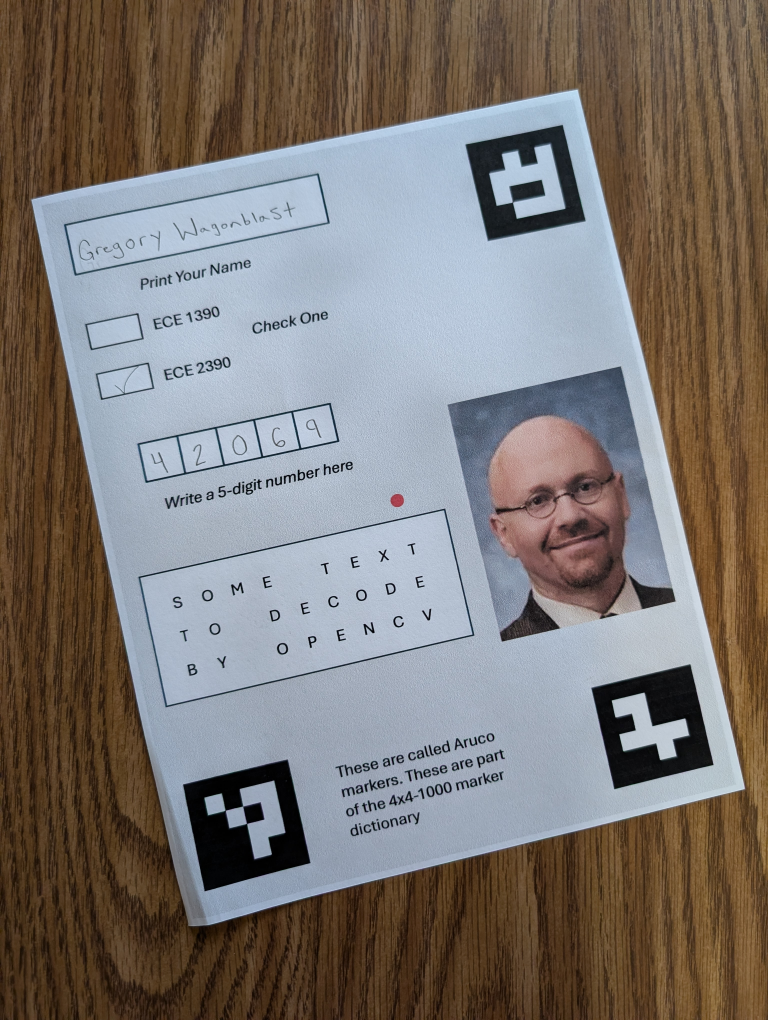
#> input picture EasyOCR/img_hw8.jpg, 3072 x 4080 px (shown at 1/4 size)
$ jupyter execute --allow-errors Homework8.ipynb   (shell and % lines are left out)
#> lines starting #> are read from the running program, lines starting #| are printed output that depends on the picture; after the words box and inside, x2 and y2 are one past the last pixel; in counts of white or black regions, pixels touching at a corner belong together; long printed decimals are rounded
[cell 1]
# Imports
import cv2
import numpy as np
# import easyocr
import pytesseract
import mediapipe as mp
import matplotlib.pyplot as plt

[cell 2]
# Constants
IMAGE_FILENAME = 'img_hw8.jpg' # misaligned image
IMAGE_H = 4080 # 4080px
IMAGE_W = 3072 # 3072px
PHYSICAL_H = 28 # 28cm
PHYSICAL_W = 21.5 # 21.5cm
SCALE_Y = IMAGE_H/PHYSICAL_H # 146 pixels per 1 cm, rounding up (4080px/28cm).
SCALE_X = IMAGE_W/PHYSICAL_W # 143 pixels per 1 cm, rounding up (3072px/21.5cm).
Y_MIN = -14 # -(PHYSICAL_H/2)
X_MIN = -10.75 # -(PHYSICAL_W/2)

[cell 3]
"""
Converts physical centimeter coordinates and size to pixel coordinates.

Args:
    x_cm (float): X-coordinate in centimeters.
    y_cm (float): Y-coordinate in centimeters.
    w_cm (float): Width of target in centimeters.
    h_cm (float): Height of target in centimeters.

Returns:
    x_pix (float): X-coordinate converted to pixels.
    y_pix (float): Y-coordinate converted to pixels.
    w_pix (float): Width of target converted to pixels.
    h_pix (float): Height of target converted to pixels.
"""
def cm_to_pixels(x_cm, y_cm, w_cm, h_cm):
    x_pix = int((x_cm - X_MIN) * SCALE_X)
    y_pix = int((y_cm - Y_MIN) * SCALE_Y)
    w_pix = int(w_cm * SCALE_X)
    h_pix = int(h_cm * SCALE_Y)
    return x_pix, y_pix, w_pix, h_pix

## Parts 1, 2, and 3

1. Print the image (or hard copies will be given in class) and fill out the "your name", the 1390 vs 2390 checkbox, and enter a random 5 digit number

2. Take a photograph of the paper

3. Using the ACUCO symbols, align and orient the photograph

[cell 4]
img = cv2.imread(IMAGE_FILENAME)
#> img is the input picture: shape (4080, 3072, 3); mean B, G, R 114.6, 118.4, 124.6
img = cv2.cvtColor(img, cv2.COLOR_BGR2RGB)

dictionary=cv2.aruco.getPredefinedDictionary(cv2.aruco.DICT_4X4_1000)
corners, ids, rejected = cv2.aruco.detectMarkers(img, dictionary)
#> corners = ([[733, 3137], [1151, 3037], [1242, 3451], [818, 3564]], [[2365, 2750], [2760, 2656], [2853, 3059], [2457, 3156]], [[1861, 579], [2251, 500], [2342, 884], [1951, 965]]); ids = [0, 7, 53]; rejected = 35 items

# Destination points (where the corners should map to for perfect alignment).
pts_dst = np.float32([[0, 0], [IMAGE_W, 0], [IMAGE_W, IMAGE_H], [0, IMAGE_H]])
pts_src = [] # Source points, to be detetmined.

for idx in range(0,ids.shape[0]):
    thiscorner=corners[idx][0]
    pos=np.uint16(thiscorner.mean(axis=0))
    pts_src.append(thiscorner)
    cv2.putText(img,f"{ids[idx]}",pos,cv2.FONT_HERSHEY_SIMPLEX,1,(255,0,0),2)
#> this loop made 3 passes
#> (thiscorner, pos) on passes 1 to 3: ([[733, 3137], [1151, 3037], [1242, 3451], [818, 3564]], [986, 3297]), ([[2365, 2750], [2760, 2656], [2853, 3059], [2457, 3156]], [2608, 2905]), ([[1861, 579], [2251, 500], [2342, 884], [1951, 965]], [2101, 732])
#> after the loop, pts_src = [[[733, 3137], [1151, 3037], [1242, 3451], [818, 3564]], [[2365, 2750], [2760, 2656], [2853, 3059], [2457, 3156]], [[1861, 579], [2251, 500], [2342, 884], [1951, 965]]]

# Assuming marker 1 is BL, marker 2 is BR, marker 3 is TR.
P_BL = pts_src[0][3]  # Bottom-Left point of Marker 1
#> P_BL = [818, 3564]
P_BR = pts_src[1][2]  # Bottom-Right point of Marker 2
#> P_BR = [2853, 3059]
P_TR = pts_src[2][1]  # Top-Right point of Marker 3
#> P_TR = [2251, 500]

# Estimate the missing top-left corner.
P_TL = P_BL + P_TR - P_BR - [0, 150] # Constant for getting the name box fully in the image.
#> P_TL = [216, 855]

# Source points.
pts_src = np.float32([P_TL, P_TR, P_BR, P_BL])
#> pts_src = [[216, 855], [2251, 500], [2853, 3059], [818, 3564]]

# Alignment step.
M = cv2.getPerspectiveTransform(pts_src, pts_dst)
#> M = [[1.38, -0.307, -35.97], [0.258, 1.48, -1322], [-2.39e-05, 1.15e-05, 1]]
img_aligned = cv2.warpPerspective(img, M, (IMAGE_W, IMAGE_H))

plt.subplot(121); plt.imshow(img); plt.title("Misaligned Image")
plt.subplot(122); plt.imshow(img_aligned); plt.title("Aligned Image")

## Part 4

4. Using EasyOCR, read in the name box that you wrote

[cell 5]
"""
Gets the region of interest to perform OCR on.

Args:
    img_aligned (np.array): Aligned image to extract ROI from.
    x_name (float): X-coordinate in centimeters.
    y_name (float): Y-coordinate in pixels.
    w_name (float): Width of target in pixels.
    h_name (float): Height of target in pixels.

Returns:
    thresh (np.array): The region of interest thresholded.
"""
def get_roi(img_aligned, x_pix, y_pix, w_pix, h_pix):
    img_gray = cv2.cvtColor(img_aligned, cv2.COLOR_BGR2GRAY)

    pts = np.array([
        [x_pix - 50, y_pix],                # Top-Left
        [x_pix + w_pix, y_pix],            # Top-Right
        [x_pix + w_pix, y_pix + h_pix],   # Bottom-Right
        [x_pix - 50, y_pix + h_pix]        # Bottom-Left
    ], dtype=np.int32)

    cv2.polylines(img_aligned, [pts], True, (0, 255, 0), 8)

    mask = np.zeros(img_gray.shape, dtype=np.uint8)
    cv2.fillPoly(mask, [pts], 255)

    masked = cv2.bitwise_and(img_gray, img_gray, mask=mask)

    ptsIdeal = np.array([[0,0],[1000,0],[1000,1000],[0,1000]])

    M =cv2.getPerspectiveTransform(np.float32(pts),np.float32(ptsIdeal))

    gray_warped = cv2.warpPerspective(img_gray,M,(1000,1000))

    thresh = cv2.threshold(gray_warped, 0, 255, cv2.THRESH_BINARY | cv2.THRESH_OTSU)[1]

    plt.subplot(141); plt.imshow(img_aligned)
    plt.subplot(142); plt.imshow(masked,cmap='gray')
    plt.subplot(143); plt.imshow(gray_warped,cmap='gray')
    plt.subplot(144); plt.imshow(thresh,cmap='gray')
    plt.tight_layout()

    return thresh, gray_warped

[cell 6]
# reader = easyocr.Reader(['en'])

# TEXT BOX.
# [H,W] = 2cm x 10cm
# [X,Y] = [-10cm, -13cm]
x_pix, y_pix, w_pix, h_pix = cm_to_pixels(-10, -13, 10, 2)

thresh, _ = get_roi(img_aligned, x_pix, y_pix, w_pix, h_pix)
#> in get_roi, `M =cv2.getPerspectiveTransform(np.float32(pts),np.float32(ptsIdeal))`: M = [[0.677, 5.09e-18, -38.57], [0, 3.44, -498.3], [-3.85e-20, 0, 1]]

# Perform OCR
#> (the rest of this cell did not finish here and is left out)

<span style="color:gray">I am having a lot of difficulty setting up the environment for EasyOCR compatability. Using pytesseract instead. Some text is "recognized" but accuracy is %0.</span>

## Part 5
5. Write code to check which of the two checkboxes is marked by comparing the intensity in the two boxes

[cell 7]
"""
Compares the mean intensity of two checkbox regions to determine which is checked.
A checked box will have a higher mean intensity (darker).

Args:
    img_aligned (np.array): Aligned image to extract mean intensity from.
    coords (np.array): Relevant pixel coordinates to use.

Returns:
    thresh (np.array): The region of interest thresholded.
"""
def get_mean_intensity(img_aligned, coords):
    (x_pix, y_pix, w_pix, h_pix) = coords

    # Crop the region of interest.
    roi = img_aligned[y_pix:(y_pix+h_pix), x_pix:(x_pix+w_pix)]

    # Convert to grayscale for intensity measurement.
    gray_roi = cv2.cvtColor(roi, cv2.COLOR_RGB2GRAY)

    # Apply a threshold to count black pixels.
    _, thresholded = cv2.threshold(gray_roi, 150, 255, cv2.THRESH_BINARY)

    # Display region of interest.
    plt.imshow(thresholded, cmap='gray')

    # Calculate the ratio of black pixels to total pixels.
    black_pixel_count = np.sum(thresholded == 0)
    total_pixels = thresholded.size
    darkness_ratio = black_pixel_count / total_pixels

    return darkness_ratio

[cell 8]
# Checkbox ECE-1390
# [H,W] = 1cm x 2cm
# [X,Y] = [-10cm, -9cm]
x_pix, y_pix, w_pix, h_pix = cm_to_pixels(-10, -9, 2, 1)
ratio_a = get_mean_intensity(img_aligned, [x_pix, y_pix, w_pix, h_pix])
#> in get_mean_intensity, `black_pixel_count = np.sum(thresholded == 0)`: black_pixel_count = 3515
#> in get_mean_intensity, `darkness_ratio = black_pixel_count / total_pixels`: darkness_ratio = 0.0851
#> ratio_a = 0.0851

[cell 9]
# Checkbox ECE-2390
# [H,W] = 1cm x 2cm
# [X,Y] = [-10cm, -7cm]
x_pix, y_pix, w_pix, h_pix = cm_to_pixels(-10, -7, 2, 1)
ratio_b = get_mean_intensity(img_aligned, [x_pix, y_pix, w_pix, h_pix])
#> in get_mean_intensity (call 2), `gray_roi = cv2.cvtColor(roi, cv2.COLOR_RGB2GRAY)`:
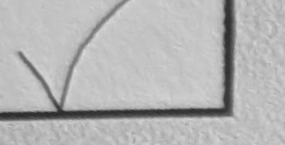
#> gray_roi: shape (145, 285); min 42, max 222, mean 181
#> in get_mean_intensity (call 2), `_, thresholded = cv2.threshold(gray_roi, 150, 255, cv2.THRESH_BINARY)`:
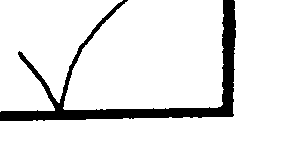
#> thresholded: shape (145, 285); 89.5% white; 1 black region, box (x1, y1, x2, y2) and area: (0, 0, 236, 121) 4346
#> in get_mean_intensity (call 2), `black_pixel_count = np.sum(thresholded == 0)`: black_pixel_count = 4346
#> in get_mean_intensity (call 2), `darkness_ratio = black_pixel_count / total_pixels`: darkness_ratio = 0.105
#> ratio_b = 0.105

print(f"Ratio A: {ratio_a}")
#| Ratio A: 0.08506
print(f"Ratio B: {ratio_b}")
#| Ratio B: 0.1052

if ratio_a > ratio_b:
    print("ECE-1390 is marked (darker).")
elif ratio_b > ratio_a:
    print("ECE-2390 is marked (darker).")
else:
    print("Cannot differentiate.")

## Part 6
6) Using the example from class on OCR-digits, decode the 5 numbers you wrote

[cell 10]
#!/usr/bin/env python

'''
SVM and KNearest digit recognition.

Sample loads a dataset of handwritten digits from 'digits.png'.
Then it trains a SVM and KNearest classifiers on it and evaluates
their accuracy.

Following preprocessing is applied to the dataset:
 - Moment-based image deskew (see deskew())
 - Digit images are split into 4 10x10 cells and 16-bin
   histogram of oriented gradients is computed for each
   cell
 - Transform histograms to space with Hellinger metric (see [1] (RootSIFT))


[1] R. Arandjelovic, A. Zisserman
    "Three things everyone should know to improve object retrieval"
    http://www.robots.ox.ac.uk/~vgg/publications/2012/Arandjelovic12/arandjelovic12.pdf

Usage:
   digits.py
'''


# Python 2/3 compatibility
from __future__ import print_function

import numpy as np
import cv2 as cv

# built-in modules
from multiprocessing.pool import ThreadPool

from numpy.linalg import norm

# local modules
from common import clock, mosaic

import os
from pathlib import Path

SZ = 20 # size of each digit is SZ x SZ
CLASS_N = 10

DIGITS_FN = 'digits.png'

def split2d(img, cell_size, flatten=True):
    h, w = img.shape[:2]
    sx, sy = cell_size
    cells = [np.hsplit(row, w//sx) for row in np.vsplit(img, h//sy)]
    cells = np.array(cells)
    if flatten:
        cells = cells.reshape(-1, sy, sx)
    return cells

# [7 lines left out: function load_digits, not called in this run]

def deskew(img):
    m = cv.moments(img)
    if abs(m['mu02']) < 1e-2:
        return img.copy()
    skew = m['mu11']/m['mu02']
    M = np.float32([[1, skew, -0.5*SZ*skew], [0, 1, 0]])
    img = cv.warpAffine(img, M, (SZ, SZ), flags=cv.WARP_INVERSE_MAP | cv.INTER_LINEAR)
    return img


class KNearest(object):
    def __init__(self, k = 3):
        self.k = k
        self.model = cv.ml.KNearest_create()

    def train(self, samples, responses):
        self.model.train(samples, cv.ml.ROW_SAMPLE, responses)

    def predict(self, samples):
        _retval, results, _neigh_resp, _dists = self.model.findNearest(samples, self.k)
        return results.ravel()

    def load(self, fn):
        self.model = cv.ml.KNearest_load(fn)

    def save(self, fn):
        self.model.save(fn)

class SVM(object):
    def __init__(self, C = 1, gamma = 0.5):
        self.model = cv.ml.SVM_create()
        self.model.setGamma(gamma)
        self.model.setC(C)
        self.model.setKernel(cv.ml.SVM_RBF)
        self.model.setType(cv.ml.SVM_C_SVC)

    def train(self, samples, responses):
        self.model.train(samples, cv.ml.ROW_SAMPLE, responses)

    def predict(self, samples):
        return self.model.predict(samples)[1].ravel()

    def load(self, fn):
        self.model = cv.ml.SVM_load(fn)

    def save(self, fn):
        self.model.save(fn)

# [19 lines left out: function evaluate_model, not called in this run]

def preprocess_simple(digits):
    return np.float32(digits).reshape(-1, SZ*SZ) / 255.0

def preprocess_hog(digits):
    samples = []
    for img in digits:
        gx = cv.Sobel(img, cv.CV_32F, 1, 0)
        gy = cv.Sobel(img, cv.CV_32F, 0, 1)
        mag, ang = cv.cartToPolar(gx, gy)
        bin_n = 16
        bin = np.int32(bin_n*ang/(2*np.pi))
        bin_cells = bin[:10,:10], bin[10:,:10], bin[:10,10:], bin[10:,10:]
        mag_cells = mag[:10,:10], mag[10:,:10], mag[:10,10:], mag[10:,10:]
        hists = [np.bincount(b.ravel(), m.ravel(), bin_n) for b, m in zip(bin_cells, mag_cells)]
        hist = np.hstack(hists)

        # transform to Hellinger kernel
        eps = 1e-7
        hist /= hist.sum() + eps
        hist = np.sqrt(hist)
        hist /= norm(hist) + eps

        samples.append(hist)
    return np.float32(samples)


#> (the rest of this cell did not finish here and is left out)


    # Get region of interest.
    digits_roi, _ = get_roi(img_aligned, x_name, y_name, w_name, h_name)
#> call 2 of get_roi, with x_pix = 250, y_pix = 1457, w_pix = 1000, h_pix = 218
#> in get_roi (call 2), `cv2.fillPoly(mask, [pts], 255)`:
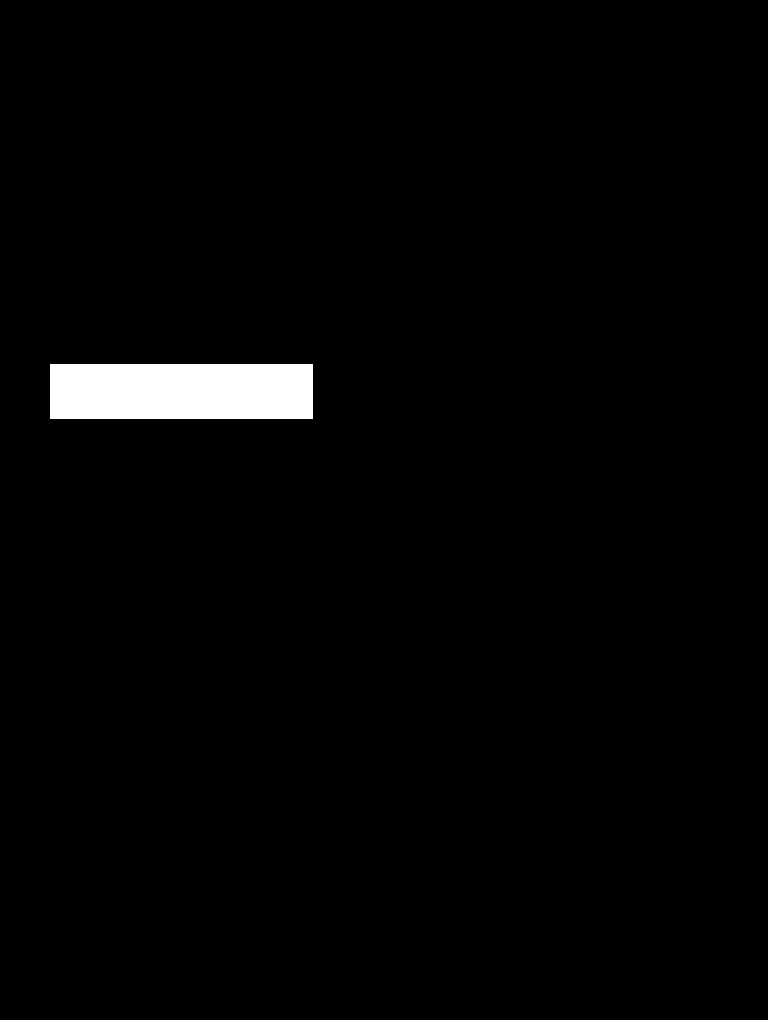
#> mask: shape (4080, 3072) (shown at 1/4 size); 1.8% white; 1 white region, box (x1, y1, x2, y2) and area: (200, 1457, 1251, 1676) 230169
#> in get_roi (call 2), `M =cv2.getPerspectiveTransform(np.float32(pts),np.float32(ptsIdeal))`: M = [[0.952, 8.54e-17, -190.5], [7.28e-16, 4.59, -6683.5], [0, 8.15e-20, 1]]
#> `img_resized = cv2.resize(digits_roi, (100, 20), interpolation=cv2.INTE..`:
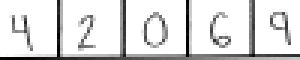
#> img_resized: shape (20, 100) (shown 3 times larger); min 0, max 255, mean 220.8

    # Resize the cropped area to the exact dimensions needed for the OCR script (20x100).
    img_resized = cv2.resize(digits_roi, (100, 20), interpolation=cv2.INTER_AREA)

    # Load the models from the saved digits_*.dat files.
    print('Loading SVM and K-Nearest models...')

    model_svm = SVM(C=2.67, gamma=5.383)
    model_svm.load('digits_svm.dat')

    model_knearest = KNearest(k=4)
    model_knearest.load('digits_knearest.dat')

    # Preprocess the five digits.
    print('Preprocessing...')

    digits_svm = split2d(img_resized, (SZ, SZ)) # Split the 100x20 ROI into five 20x20 cells.
#> in split2d, `cells = [np.hsplit(row, w//sx) for row in np.vsplit(img, h//sy)]`: cells = 1 item
    digits2_svm = list(map(deskew, digits_svm))
#> in deskew, `m = cv.moments(img)`: m = moments, m00 88757, centre m10/m00, m01/m00 = (9.11, 8.95)
#> in deskew, `skew = m['mu11']/m['mu02']`: skew = -0.00796
#> in deskew, `M = np.float32([[1, skew, -0.5*SZ*skew], [0, 1, 0]])`: M = [[1, -0.00796, 0.0796], [0, 1, 0]]
#> `digits2_svm = list(map(deskew, digits_svm))`: digits2_svm = 5 items
    samples_svm = preprocess_hog(digits2_svm)
#> the loop in preprocess_hog, `for img in digits:` made 5 passes
#> pass 1, in preprocess_hog, `mag, ang = cv.cartToPolar(gx, gy)`:
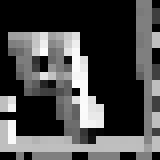
#> ang: shape (20, 20) float32 (shown 8 times larger); min 0, max 6.28, mean 1.84; drawn with min black and max white
#> after the loop in preprocess_hog, `for img in digits:`:
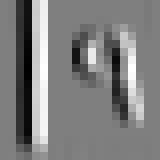
#> gx: shape (20, 20) float32 (shown 8 times larger); min -779, max 782, mean -0.5; drawn with min black and max white

    digits_knearest = split2d(img_resized, (SZ, SZ)) # Split the 100x20 ROI into five 20x20 cells.
    digits2_knearest = list(map(deskew, digits_knearest))
    samples_knearest = preprocess_hog(digits2_knearest)
#> the loop in preprocess_hog (call 2), `for img in digits:` made 5 passes
#> `predicted_labels_svm = model_svm.predict(samples_svm)`: predicted_labels_svm = [4, 2, 0, 4, 4]

    # Predict the five digits.
    print('Predicting results...')

    predicted_labels_svm = model_svm.predict(samples_svm)

    predicted_labels_knearest = model_knearest.predict(samples_knearest)

    # Output.
    recognized_number_svm = "".join(map(str, np.int32(predicted_labels_svm)))
    print(f'\nRecognized 5-Digit Number (SVM): {recognized_number_svm}')

    recognized_number_knearest = "".join(map(str, np.int32(predicted_labels_knearest)))
    print(f'\nRecognized 5-Digit Number (K-Nearest): {recognized_number_knearest}')

<span style="color:gray">The SVM prediction method has an accuracy of %60 and the K-Nearest prediction method has an accuracy of %20 in this case.</span>

## Part 7
7) Using Tesseract-OCR, read the printed text box ("some test to decode by openCV')

[cell 11]
# Some Text to decode
# [H,W] = 5cm x 12cm
# [X,Y] = [-10cm, 1cm]
x_pix, y_pix, w_pix, h_pix = cm_to_pixels(-10, 1, 12, 5)

thresh, _ = get_roi(img_aligned, x_pix, y_pix, w_pix, h_pix)
#> call 3 of get_roi, with x_pix = 107, y_pix = 2185, w_pix = 1714, h_pix = 728
#> in get_roi (call 3), `cv2.polylines(img_aligned, [pts], True, (0, 255, 0), 8)`:
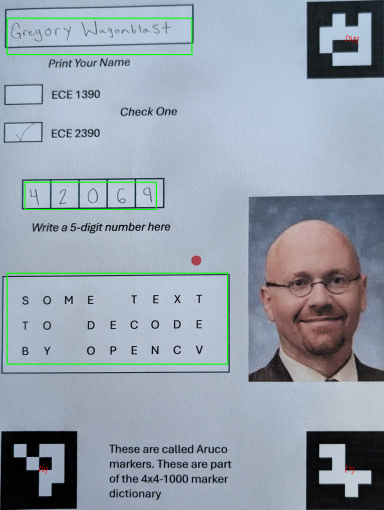
#> img_aligned: shape (4080, 3072, 3) (shown at 1/8 size); mean R, G, B 149.5, 160.5, 172.3
#> in get_roi (call 3), `masked = cv2.bitwise_and(img_gray, img_gray, mask=mask)`:
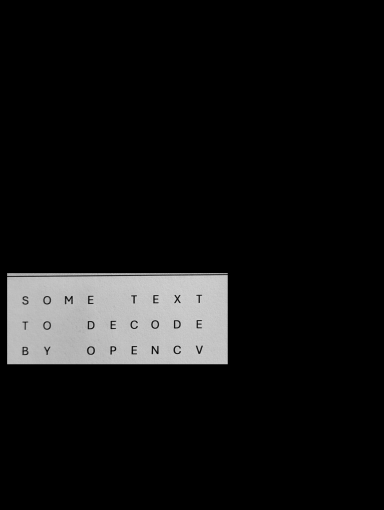
#> masked: shape (4080, 3072) (shown at 1/8 size); min 0, max 235, mean 19
#> in get_roi (call 3), `M =cv2.getPerspectiveTransform(np.float32(pts),np.float32(ptsIdeal))`: M = [[0.567, 0, -32.31], [0, 1.37, -3001.4], [0, 0, 1]]
#> in get_roi (call 3), `gray_warped = cv2.warpPerspective(img_gray,M,(1000,1000))`:
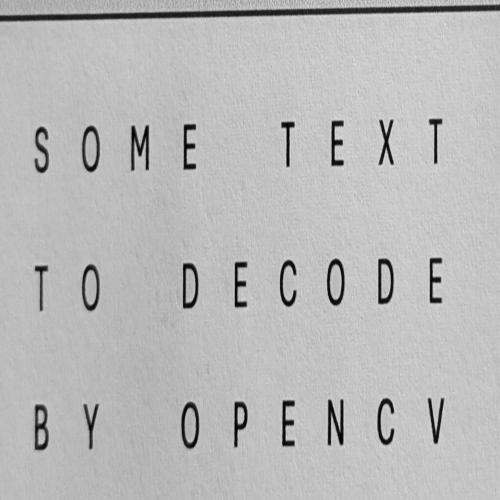
#> gray_warped: shape (1000, 1000) (shown at 1/2 size); min 1, max 229, mean 185.4
#> in get_roi (call 3), `thresh = cv2.threshold(gray_warped, 0, 255, cv2.THRESH_BINARY | cv2.TH..`:
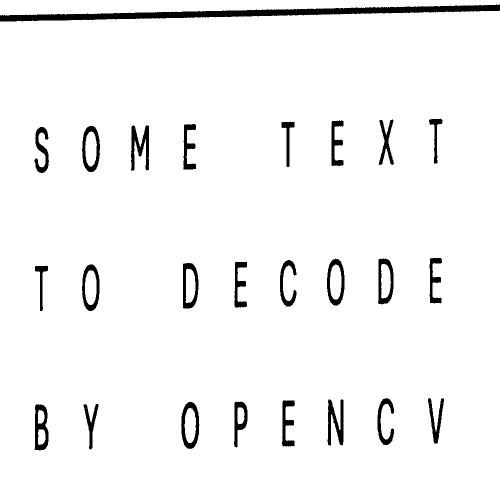
#> thresh: shape (1000, 1000) (shown at 1/2 size); 96% white; 25 black regions, largest, box (x1, y1, x2, y2) and area: (0, 9, 1000, 43) 12087, (262, 251, 298, 341) 1644, (655, 799, 687, 891) 1564

# Perform OCR
#> (the rest of this cell did not finish here and is left out)

<span style="color:gray">Not bad, accuracy of %92.5 (25/27) when accounting for white spaces.</span>

## Part 8
8) Using MediaPipe, find the facial features for the image of Dr Huppert and draw the markers on the image.

[cell 12]
# Face Picture
# [H,W] = 10cm x 7cm
# [X,Y] = [3cm, -3cm]
x_pix, y_pix, w_pix, h_pix = cm_to_pixels(3, -3, 7, 10)

thresh, gray_warped = get_roi(img_aligned, x_pix, y_pix, w_pix, h_pix)
